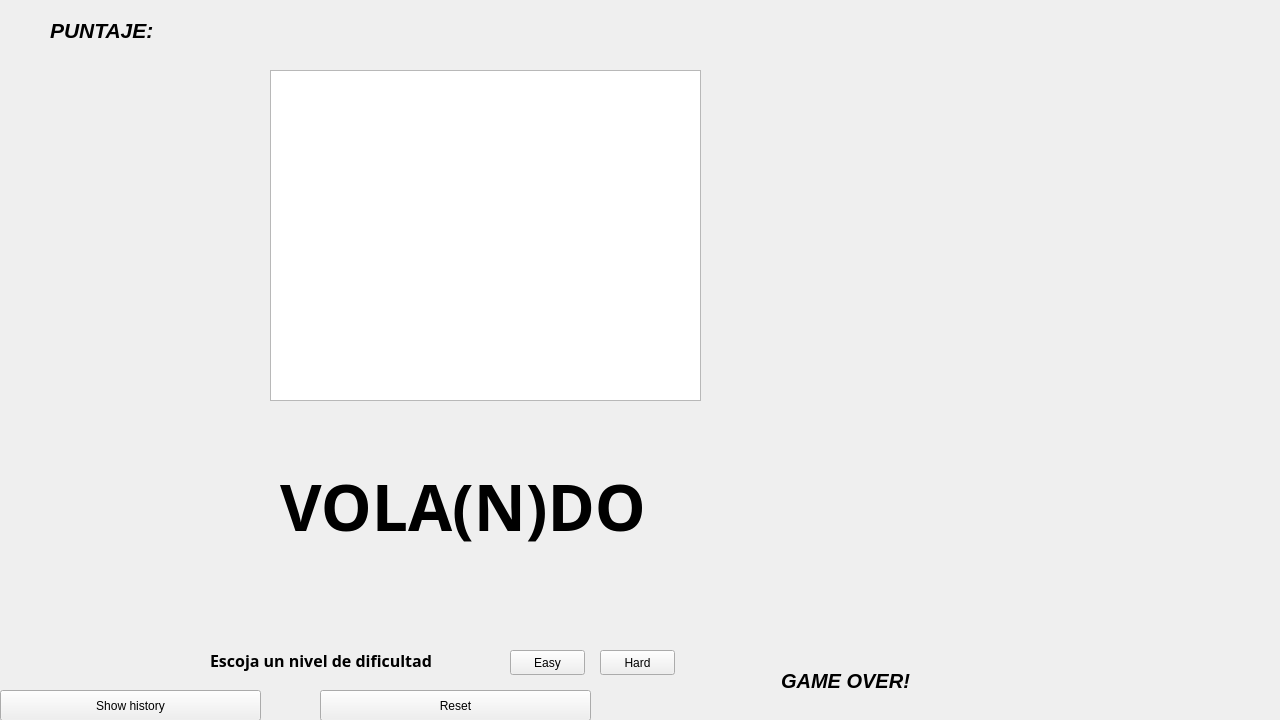
<?xml version="1.0" encoding="UTF-8"?>
<ui version="4.0">
 <class>MainWindow</class>
 <widget class="QMainWindow" name="MainWindow">
  <property name="geometry">
   <rect>
    <x>0</x>
    <y>0</y>
    <width>1280</width>
    <height>720</height>
   </rect>
  </property>
  <property name="windowTitle">
   <string>MainWindow</string>
  </property>
  <widget class="QWidget" name="centralwidget">
   <widget class="QGraphicsView" name="graphicsView">
    <property name="geometry">
     <rect>
      <x>270</x>
      <y>70</y>
      <width>431</width>
      <height>331</height>
     </rect>
    </property>
   </widget>
   <widget class="QLabel" name="game_over_text">
    <property name="geometry">
     <rect>
      <x>770</x>
      <y>650</y>
      <width>141</width>
      <height>61</height>
     </rect>
    </property>
    <property name="font">
     <font>
      <pointsize>15</pointsize>
      <italic>true</italic>
      <bold>true</bold>
      <underline>false</underline>
      <strikeout>false</strikeout>
      <stylestrategy>PreferAntialias</stylestrategy>
      <kerning>true</kerning>
     </font>
    </property>
    <property name="text">
     <string>  GAME OVER!</string>
    </property>
   </widget>
   <widget class="QPushButton" name="pushButton">
    <property name="geometry">
     <rect>
      <x>320</x>
      <y>690</y>
      <width>271</width>
      <height>31</height>
     </rect>
    </property>
    <property name="text">
     <string>Reset</string>
    </property>
   </widget>
   <widget class="QLabel" name="label">
    <property name="geometry">
     <rect>
      <x>50</x>
      <y>10</y>
      <width>131</width>
      <height>41</height>
     </rect>
    </property>
    <property name="font">
     <font>
      <pointsize>16</pointsize>
      <italic>true</italic>
      <bold>true</bold>
      <underline>false</underline>
      <strikeout>false</strikeout>
     </font>
    </property>
    <property name="text">
     <string>PUNTAJE: </string>
    </property>
   </widget>
   <widget class="QPushButton" name="readbutton">
    <property name="geometry">
     <rect>
      <x>0</x>
      <y>690</y>
      <width>261</width>
      <height>31</height>
     </rect>
    </property>
    <property name="text">
     <string>Show history</string>
    </property>
   </widget>
   <widget class="QLabel" name="history">
    <property name="geometry">
     <rect>
      <x>10</x>
      <y>660</y>
      <width>481</width>
      <height>361</height>
     </rect>
    </property>
    <property name="text">
     <string>TextLabel</string>
    </property>
   </widget>
   <widget class="QPushButton" name="EasyLevel">
    <property name="geometry">
     <rect>
      <x>510</x>
      <y>650</y>
      <width>75</width>
      <height>25</height>
     </rect>
    </property>
    <property name="text">
     <string>Easy</string>
    </property>
   </widget>
   <widget class="QPushButton" name="HardLevel">
    <property name="geometry">
     <rect>
      <x>600</x>
      <y>650</y>
      <width>75</width>
      <height>25</height>
     </rect>
    </property>
    <property name="text">
     <string>Hard</string>
    </property>
   </widget>
   <widget class="QLabel" name="LevelOption">
    <property name="geometry">
     <rect>
      <x>210</x>
      <y>650</y>
      <width>281</width>
      <height>21</height>
     </rect>
    </property>
    <property name="font">
     <font>
      <family>Rockwell Extra Bold</family>
      <pointsize>12</pointsize>
      <bold>true</bold>
     </font>
    </property>
    <property name="text">
     <string>Escoja un nivel de dificultad</string>
    </property>
   </widget>
   <widget class="QLabel" name="name">
    <property name="geometry">
     <rect>
      <x>280</x>
      <y>440</y>
      <width>451</width>
      <height>131</height>
     </rect>
    </property>
    <property name="font">
     <font>
      <family>Rockwell Extra Bold</family>
      <pointsize>48</pointsize>
      <bold>true</bold>
     </font>
    </property>
    <property name="text">
     <string>VOLA(N)DO</string>
    </property>
   </widget>
  </widget>
 </widget>
 <resources/>
 <connections/>
</ui>
